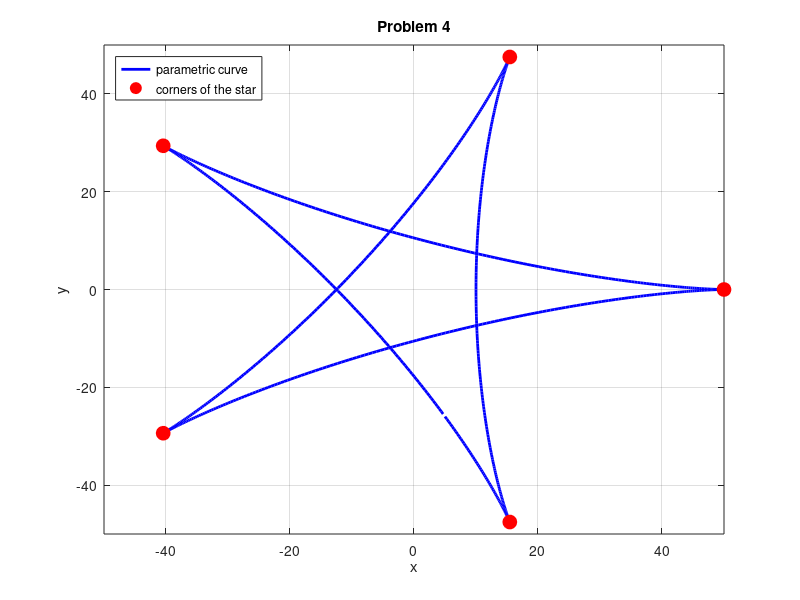

Source code (MATLAB):
clear all;
close all;
clc;
format long;
name = 'Levi Stein';
id = 'A16791467';
hw_num = 'midterm';
form = 'B';
%% Problem 1
denominator = 1:1:199;
numerator = sqrt(2:200);
series = numerator./denominator;
p1 = sum(series(:));
%% Problem 2
A = [-2 1 0 0; 1 -2 1 0;0 1 -2 1;0 0 1 -2]; b = [8 0 0 4]';
x = A\b;
p2 = x;
%% Problem 3
rng(int8(form)); matA = randi(50,10);
% (a)
p3a = sum(matA(1,:));
% (b)
tempmat = matA(1:2:7,:); tempmat(5,:) = matA(10,:); 
p3b = mean(tempmat(:));
% (c)
p3c = prod(matA(~isprime(matA)));
% (d)
p3d = matA; p3d(p3d == max(p3d(:)))=min(p3d(:));
%% Problem 4
% (a)
theta = -359:1:720;
x = 20*cosd(theta) + 30*cosd((2*theta)/3); y = 20*sind(theta)-30*sind((2*theta)/3);
dx = diff(x); dy=diff(y); ds = sqrt((dx.^2)+(dy.^2));
p4a = sum(ds);
% (b & c)
dtheta = diff(theta);
p4b = dx./dtheta;
p4c = dy./dtheta;
% d
p4d = sqrt((p4b.^2)+(p4c.^2));
% e
p4e = (0.5*(p4d(1)+p4d(end))+sum(p4d(2:end-1)));
% (f)
p4f = abs(p4a-p4e);
% (g)
figure; hold on; 
plot(x,y,'-b','LineWidth',2);

ind_peak(1) = find(y == max(y));
ind_peak(2) = find(x == min(x) & y > 0);
ind_peak(3) = find(x == min(x) & y < 0);
ind_peak(4) = find(y == min(y));
ind_peak(5) = find(x == max(x));

plot(x(ind_peak),y(ind_peak),'ro','MarkerFaceColor','r','MarkerSize',10);
axis([-50 50 -50 50]); xlabel('x');ylabel('y');
title('Problem 4'); legend('parametric curve','corners of the star','location','northwest');
box on; grid on;
p4g = 'See figure 1';
%% Problem 5
p5 = 'varout = [y z x]';